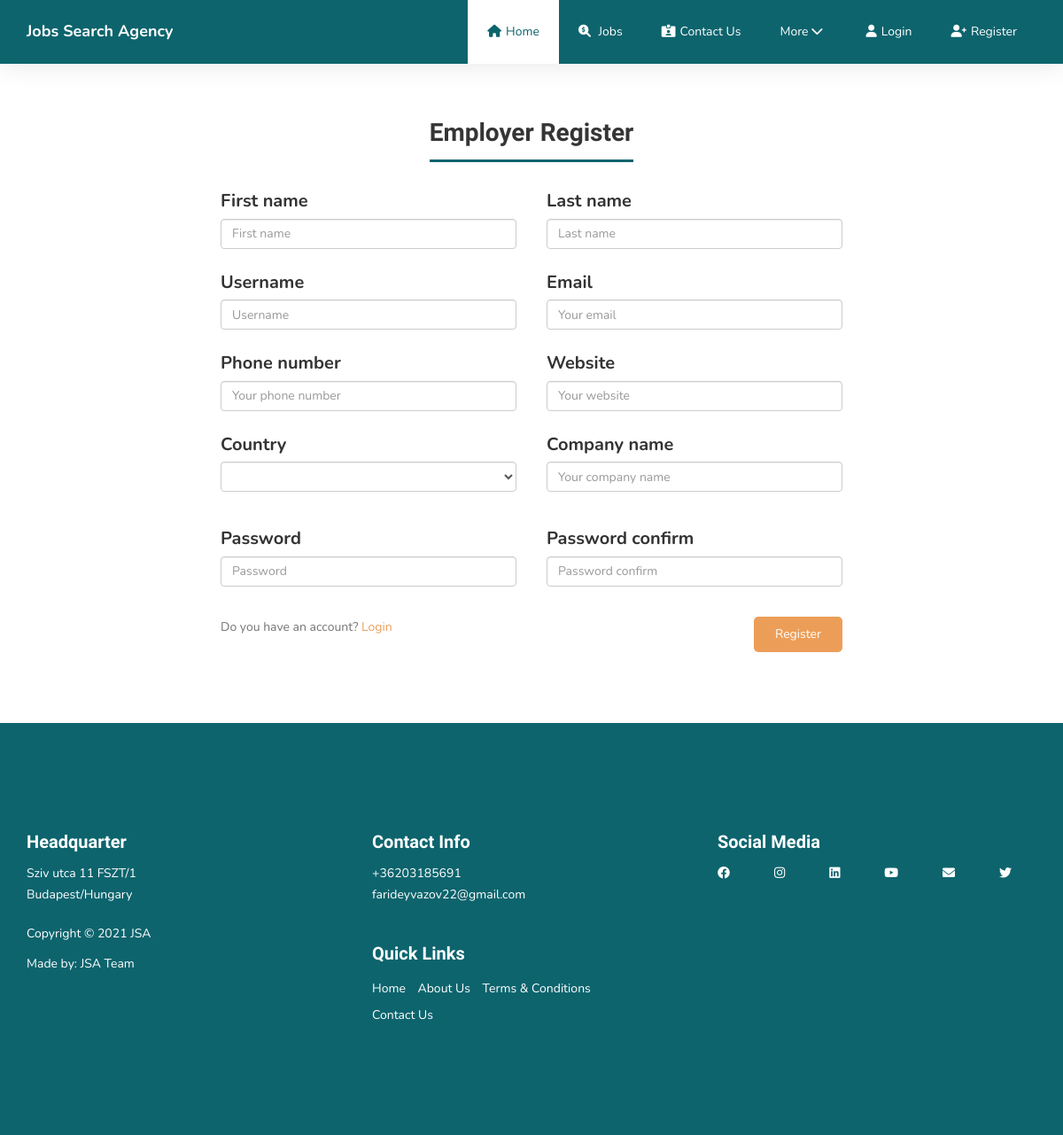
Page /registerEmployer on the committed database.
### jobs/models.py (models this page shows, shortened)
class ContactInfo(models.Model):
    STATUS = (
        ('True', 'True'),
        ('False','False'),
    )
    phonenumber = models.PositiveIntegerField(blank=True, verbose_name="Phone number")
    email = models.EmailField(max_length=50, blank=True, verbose_name="Email")
    address = models.CharField(max_length=350, verbose_name="Address")
    status = models.CharField(max_length=10, choices=STATUS, verbose_name="Status")
    addressUrl = models.URLField(max_length=1200, blank=True, verbose_name="Address url")
    create_at = models.DateTimeField(auto_now_add=True,verbose_name="Created date")
    update_at = models.DateTimeField(auto_now=True, verbose_name="Updated date")
    class Meta:
        verbose_name = 'Contact'
        verbose_name_plural = 'Contact'

### jobs/views.py (the view, shortened to what this page needs)
# urls.py: path('registerEmployer', views.registerEmployer, name="registerEmployer"),
def registerEmployer(request):
    if request.user.is_authenticated:
        return redirect('home')
    else:
        form = SignUpForm()
        profile_form = SignUpFormEmployer(request.POST)
    context = {
        'form':form,
        'profile_form':profile_form
        }
    return render(request, 'mainpages/employer-register.html',context)

### jobs/forms.py
class SignUpForm(UserCreationForm):
    password1 = forms.CharField(max_length=16, widget=forms.PasswordInput(attrs={'class': 'form-control','id':'password1','placeholder': 'Password'}))
    password2 = forms.CharField(max_length=16, widget=forms.PasswordInput(attrs={'class': 'form-control','id':'password2', 'placeholder': 'Password confirm'}))
    class Meta:
        model = CustomUser
        fields = ['username','first_name','last_name', 'email', 'password1', 'password2']
        widgets = {
            'username':    TextInput(attrs={'class': 'form-control','id':'username',  'placeholder': 'Username'}),
            'first_name':  TextInput(attrs={'class': 'form-control','id':'firstname', 'placeholder': 'First name'}),
            'last_name':   TextInput(attrs={'class': 'form-control','id':'lastname', 'placeholder': 'Last name'}),
            'email':       EmailInput(attrs={'class': 'form-control','id':'email', 'placeholder': 'Your email'}),
        }

class SignUpFormEmployer(forms.ModelForm):
    response = requests.get('https://restcountries.com/v3.1/all').json()
    for x in response:
        COUNTRY_CHOICES += (
            (x['name']['common'],x['name']['common']),
        )
    city = forms.ChoiceField(choices = sorted(COUNTRY_CHOICES),  widget=forms.Select(attrs={'class': 'form-control','id':'city', 'placeholder': 'City'}), required=True)
    class Meta:
        model = Employer
        fields = ['city','phonenumber','website','companyname']
        widgets = {
            'phonenumber':   NumberInput(attrs={'class': 'form-control','id':'phonenumber', 'placeholder': 'Your phone number'}),
            'companyname':   TextInput(attrs={'class': 'form-control','id':'companyname', 'placeholder': 'Your company name'}),
            'website':       URLInput(attrs={'class': 'form-control','id':'website', 'placeholder': 'Your website'}),
        }

### jobs/context_processors.py (called while the page is built)
def socials(request):
    social = Social.objects.get(pk=1)
    return {'social': social}

def contact(request):
    contact = ContactInfo.objects.get(pk=1)
    return {'contact': contact}

### templates/mainpages/employer-register.html (shortened to what this page needs)
{% extends "base.html" %}
{% load static %}
{% block content %}
    <div id="employee-register" class="container">
        <h2 class="title">Employer Register</h2>
        <div class="line"></div>
        <div class="employee-register-section">
                <form method="POST">
                <div class="form-wrapper">
                    <div class="form-control-own">
                        <label for="firstName">First name</label>
                        {{form.first_name}}
                    </div>
                    <div class="form-control-own">
                        <label for="lastName">Last name</label>
                        {{form.last_name}}
                    </div>
                </div>
                <div class="form-wrapper">
                    <div class="form-control-own">
                        <label for="username">Username</label>
                        {{form.username}}
                    </div>
                    <div class="form-control-own">
                        <label for="email">Email</label>
                        {{form.email}}
                    </div>
                </div>
                <div class="form-wrapper">
                    <div class="form-control-own">
                        <label for="phoneNumber">Phone number</label>
                        {{profile_form.phonenumber}}
                    </div>
                    <div class="form-control-own">
                        <label for="website">Website</label>
                        {{profile_form.website}}
                    </div>
                </div>
                <div class="form-wrapper">
                    <div class="form-control-own">
                        <div class="form-group">
                            <label for="country">Country</label>
                            {{profile_form.city}}
                        </div>
                    </div>
                    <div class="form-control-own">
                        <label for="companyName">Company name</label>
                        {{profile_form.companyname}}
                    </div>
                </div>
                <div class="form-wrapper">
                    <div class="form-control-own">
                        <label for="password">Password</label>
                        {{form.password1}}
                    </div>
                    <div class="form-control-own">
                        <label for="passwordConfirm">Password confirm</label>
                        {{form.password2}}
                    </div>
                </div>
                <div class="down">
                    <p>Do you have an account? <a href="{% url 'login' %}">Login</a></p>
                    <button type="submit" class="btn-submit">Register</button>
                </div>
            </form>
        </div>
    </div>
{% endblock %}

### templates/mainpages/footer.html
{% load static %}
<footer id="footer">
  <div class="container">
    <div class="row">
      <div class="col-md-4 col-sm-6">
        <div class="footer-info">
          <div class="section-title">
            <h2>Headquarter</h2>
          </div>
          <address>
            <p>{{contact.address}} <br />Budapest/Hungary</p>
          </address>
          <div class="copyright-text">
            <p>Copyright &copy; 2021 JSA</p>
            <p>
              Made by:
              <a href="#">JSA Team</a>
            </p>
          </div>
        </div>
      </div>
      <div class="col-md-4 col-sm-6">
        <div class="footer-info">
          <div class="section-title">
            <h2>Contact Info</h2>
          </div>
          <address>
            <p>+{{contact.phonenumber}}</p>
            <p><a href="mailto:{{contact.email}}">{{contact.email}}</a></p>
          </address>
          <div class="footer_menu">
            <h2>Quick Links</h2>
            <ul>
              <li><a href="{% url 'home' %}">Home</a></li>
              <li><a href="{% url 'about-us' %}">About Us</a></li>
              <li><a href="{% url 'terms' %}">Terms & Conditions</a></li>
              <li><a href="{% url 'contact' %}">Contact Us</a></li>
            </ul>
          </div>
        </div>
      </div>
      <div class="col-md-4 col-sm-6">
        <div class="footer-info">
          <div class="section-title">
            <h2>Social Media</h2>
          </div>
          <address class="address-social">
            <p><a href="{{social.facebook}}"><i class="fab fa-facebook"></i></a></p>
            <p><a href="{{social.instagram}}"><i class="fab fa-instagram"></i></a></p>
            <p><a href="{{social.linkedin}}"><i class="fab fa-linkedin"></i></a></p>
            <p><a href="{{social.youtube}}"><i class="fab fa-youtube"></i></a></p>
            <p><a href="{{social.email}}"><i class="fas fa-envelope"></i></a></p>
            <p><a href="{{social.twitter}}"><i class="fab fa-twitter"></i></a></p>
          </address>
        </div>
      </div>
    </div>
  </div>
</footer>

### static/assets/css/style.css (style rules this page uses)
body { background: #ffffff; font-family: 'Nunito', sans-serif; overflow-x: hidden; padding-top: 70px; }
h1, h2, h3, h4, h5, h6 { font-family: 'Muli', sans-serif; font-weight: bold; line-height: inherit; }
h2 { color: #353535; font-size: 2em; padding-bottom: 10px; }
p { color: #757575; font-size: 14px; font-weight: normal; line-height: 24px; }
html { -webkit-font-smoothing: antialiased; }
a { color: #252525; -webkit-transition: 0.5s; transition: 0.5s; text-decoration: none !important; }
a, input, button, .form-control { -webkit-transition: 0.5s; transition: 0.5s; }
.section-title { padding-bottom: 40px; }
.section-title h2 { margin: 0; }
footer { background: #0d646d; padding: 120px 0; }
footer .section-title { padding-bottom: 10px; }
footer h2 { font-size: 20px; }
footer a, footer p { color: #ffffff; }
footer address p { margin-bottom: 0; }
.footer-info { margin-right: 2em; }
.footer-info h2 { color: #ffffff; padding: 0; }
.footer_menu h2 { margin-top: 2em; }
.footer_menu ul { margin: 0; padding: 0; }
.footer_menu li { display: inline-block; list-style: none; margin: 5px 10px 5px 0; }
.title { margin-bottom: 0; }
.line { width: 140px; height: 3px; background-color: #0d646d; }
.form-control-own { margin-bottom: 24px; flex: 1 }
.form-control-own label { display: block; font-size: 20px; }
.form-control-own input { width: 100%; outline: none !important; }
.form-control-own select { width: 100%; outline: none !important; }
form .down { gap: 50px; display: flex; justify-content: space-between; margin: 10px 0; }
form .down a { color: #EC9E58; }
.btn-submit { cursor: pointer; height: 40px; background: #EC9E58; border-radius: 5px; border: none; outline: none; padding: 10px 24px; color: #ffffff; margin-left: auto; display: block }
#employee-register { display: flex; flex-direction: column; flex-wrap: wrap; justify-content: center; align-items: center; padding: 40px 24px; }
#employee-register input { width: 334px }
#employee-register select { width: 334px; }
#employee-register .line { width: 230px; height: 3px; background-color: #0d646d; }
#employee-register .employee-register-section { margin: 30px 0; }
.form-wrapper { display: flex; flex-wrap: wrap; justify-content: center; gap: 34px; }

### static/assets/css/extra.css (style rules this page uses)
button { display: block; background: transparent; border: 0; cursor: pointer; }
.address-social { display: flex; justify-content: space-between; }

### rows in the picture
ContactInfo: address "Sziv utca 11 FSZT/1", phonenumber "36203185691", email "farideyvazov22@gmail.com"
